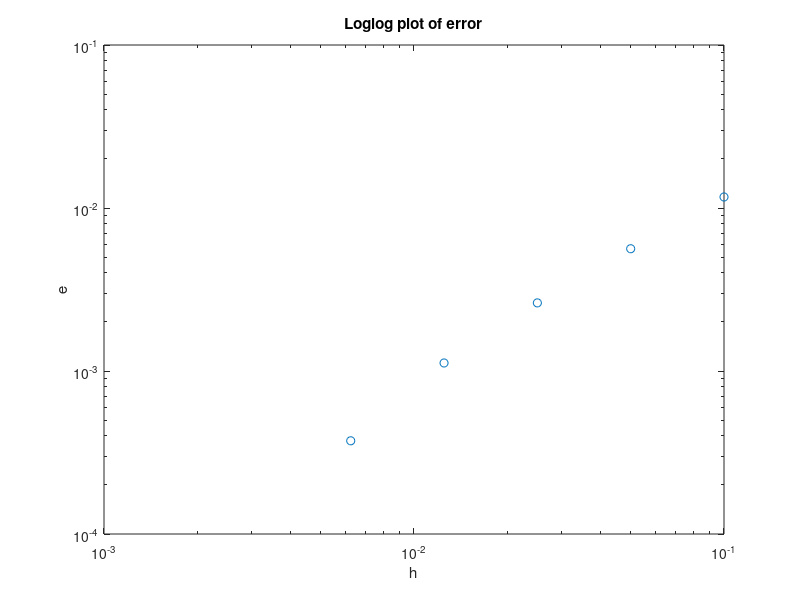

Source code (MATLAB):
%C.2.1 Numerical Solution of IVP

%C2.1.1 Accuracy of RK Method
Nval=[10;20;40;80;160]; %Our different constant stepsizes
%y'=v=f(t,y,v)
%v'=(y^2-1)v-y=g(t,y,v)

e=zeros(1,5); %error vector

%Finding Nmax to use for error

%These are our intital values
Nmaxt=0; Nmaxtend=1; NmaxT=Nmaxt;
Nmax=320;
Nmaxh=Nmaxtend/Nmax;
Nmaxy0=1; Nmaxy(1)=Nmaxy0;
Nmaxdy0=0; Nmaxv(1)=Nmaxdy0;

%Getting out NmaxK and NmaxL values
for k = 2:Nmax+1
    NmaxK1 = Nmaxv(k-1);
    NmaxL1 = -(Nmaxy(k-1)^2-1)*Nmaxv(k-1)-Nmaxy(k-1);
    NmaxK2 = Nmaxv(k-1)+Nmaxh*NmaxL1;
    NmaxL2 = -((Nmaxy(k-1)+Nmaxh*NmaxK1)^2-1)*(Nmaxv(k-1)+Nmaxh*NmaxL1)-(Nmaxy(k-1)+Nmaxh*NmaxK1);
    NmaxK3 = Nmaxv(k-1)+Nmaxh*NmaxL1/4+Nmaxh*NmaxL2/4;
    NmaxL3 = -((Nmaxy(k-1)+Nmaxh*NmaxK1/4+Nmaxh*NmaxK2/4)^2-1)*(Nmaxv(k-1)+Nmaxh*NmaxL1/4+Nmaxh*NmaxL2/4)-(Nmaxy(k-1)+Nmaxh*NmaxK1/4+Nmaxh*NmaxK2/4);
  
    %Iterating over Nmaxy and Nmaxv using RK method
    Nmaxy(k)=Nmaxy(k-1)+(Nmaxh/6)*(NmaxK1+NmaxK2+NmaxK3);
    Nmaxv(k)=Nmaxv(k-1)+(Nmaxh/6)*(NmaxL1+NmaxL2+NmaxL3);
    Nmaxt=Nmaxt+Nmaxh;
    NmaxT=[NmaxT;Nmaxt];  

end
yNmax = Nmaxy(end); %error value we are comparing to


%Finding yN for the rest N=10,20,40,80,160

hvec=zeros(1,5);%our h values

for i=1:5
    %Initial values for each iteration
    t=0; tend=1; T=t;
    N=Nval(i);
    h=tend/N;
    hvec(i)=h;
    y0=1; y(1)=y0;
    dy0=0; v(1)=dy0;
    

for k=2:N+1
  
  %solving for K's and L's to use for RK method
  K1 = v(k-1);
  L1 = -(y(k-1)^2-1)*v(k-1)-y(k-1);
  K2 = v(k-1)+h*L1;
  L2 = -((y(k-1)+h*K1)^2-1)*(v(k-1)+h*L1)-(y(k-1)+h*K1);
  K3 = v(k-1)+h*L1/4+h*L2/4;
  L3 = -((y(k-1)+h*K1/4+h*K2/4)^2-1)*(v(k-1)+h*L1/4+h*L2/4)-(y(k-1)+h*K1/4+h*K2/4);
  
  %Iterating over y and v using RK method
  y(k)=y(k-1)+(h/6)*(K1+K2+K3);
  v(k)=v(k-1)+(h/6)*(L1+L2+L3);
    t=t+h;
    T=[T;t];
end
e(i)=abs(yNmax-y(end)); %getting the error
end
loglog(hvec, e,'o');
title('Loglog plot of error')
xlabel('h') 
ylabel('e')


%Note: order of accuracy looks like 2nd order from the graph based on how the order is decreasing



